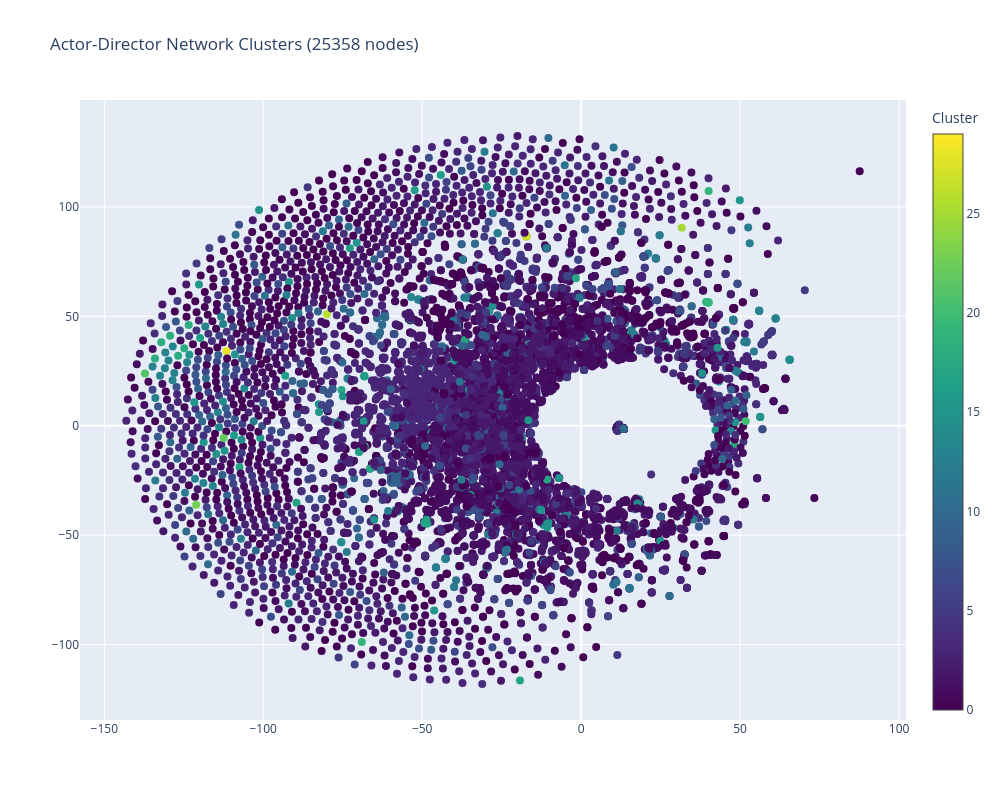

This figure's notebook cell:
### Code cell
from Actor_Director_Graph.actor_director_functions import visualize_actor_director_graph

visualize_actor_director_graph(embeddings,cluster_labels, nodes )

### Figure 1 — Plotly figure (JSON) as saved in the notebook; plotly's stock layout.template omitted (floating-point values rounded to 4 significant figures; data arrays with more than 128 entries replaced by an {"elided": "..."} marker saying what was removed)
{"data": [{"hovertemplate": "%{text}<br>Cluster: %{marker.color}", "marker": {"color": {"elided": "25358 int values"}, "colorbar": {"title": {"text": "Cluster"}}, "colorscale": [[0.0, "#440154"], [0.1111, "#482878"], [0.2222, "#3e4989"], [0.3333, "#31688e"], [0.4444, "#26828e"], [0.5556, "#1f9e89"], [0.6667, "#35b779"], [0.7778, "#6ece58"], [0.8889, "#b5de2b"], [1.0, "#fde725"]], "showscale": true, "size": 8}, "mode": "markers", "text": {"elided": "25358 str values"}, "x": {"elided": "25358 float values"}, "y": {"elided": "25358 float values"}, "type": "scatter"}], "layout": {"title": {"text": "Actor-Director Network Clusters (25358 nodes)"}, "width": 1000, "height": 800, "hovermode": "closest"}}
